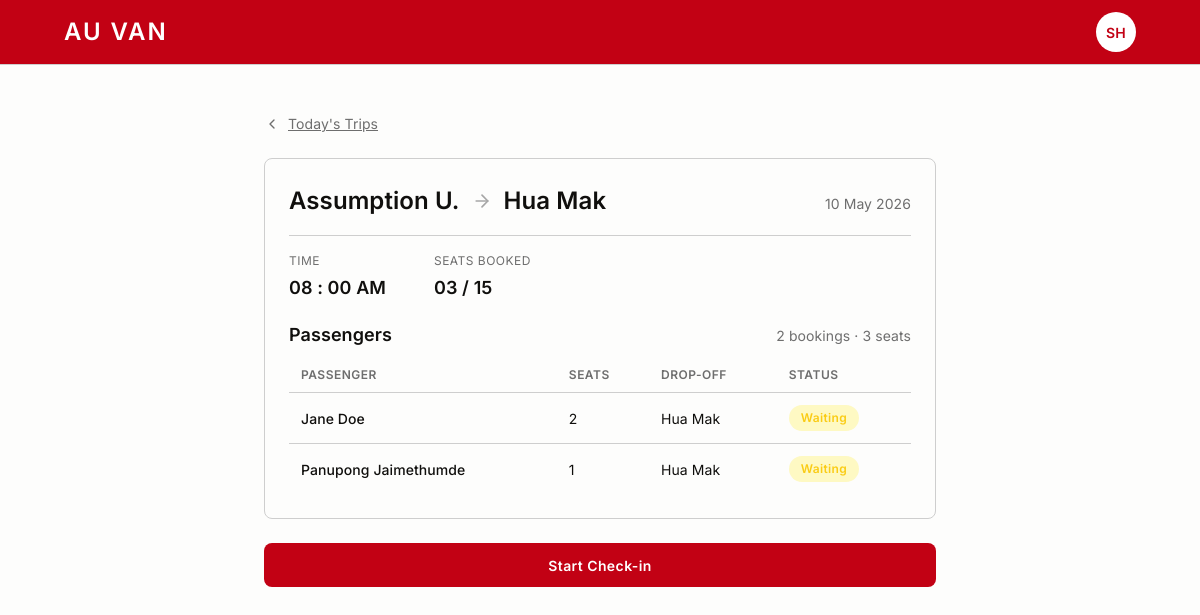
The app's page /driver-trip.php?trip=5 (signed in) with its own data.
### tables this page shows
CREATE TABLE vans (
    id    INT UNSIGNED     NOT NULL AUTO_INCREMENT,
    plate VARCHAR(20)      NOT NULL,
    seats TINYINT UNSIGNED NOT NULL,
    PRIMARY KEY (id)
);

CREATE TABLE bookings (
    id              INT UNSIGNED     NOT NULL AUTO_INCREMENT,
    reference       VARCHAR(10)      NOT NULL,      
    trip_id         INT UNSIGNED     NOT NULL,
    user_id         INT UNSIGNED     NOT NULL,      
    dropoff_stop_id INT UNSIGNED     NOT NULL,
    seats           TINYINT UNSIGNED NOT NULL,
    payment_method  ENUM('promptpay','card') NOT NULL,
    total           INT UNSIGNED     NOT NULL,      
    board_status    ENUM('waiting','boarded') NOT NULL DEFAULT 'waiting',
    created_at      TIMESTAMP        NOT NULL DEFAULT CURRENT_TIMESTAMP,
    PRIMARY KEY (id),
    UNIQUE KEY uq_bookings_reference (reference),
    KEY idx_bookings_trip (trip_id),                
    KEY idx_bookings_user (user_id),                
    CONSTRAINT chk_bookings_seats CHECK (seats BETWEEN 1 AND 4),
    CONSTRAINT fk_bookings_trip    FOREIGN KEY (trip_id)         REFERENCES trips (id) ON DELETE CASCADE,
    CONSTRAINT fk_bookings_user    FOREIGN KEY (user_id)         REFERENCES users (id) ON DELETE RESTRICT,
    CONSTRAINT fk_bookings_dropoff FOREIGN KEY (dropoff_stop_id) REFERENCES stops (id) ON DELETE RESTRICT
);

CREATE TABLE users (
    id            INT UNSIGNED NOT NULL AUTO_INCREMENT,
    name          VARCHAR(100) NOT NULL,
    phone         VARCHAR(20)  NOT NULL,
    password_hash VARCHAR(255) NOT NULL,            
    role          ENUM('passenger','driver','admin') NOT NULL DEFAULT 'passenger',
    created_at    TIMESTAMP    NOT NULL DEFAULT CURRENT_TIMESTAMP,
    PRIMARY KEY (id),
    UNIQUE KEY uq_users_phone (phone)               
);

CREATE TABLE stops (
    id   INT UNSIGNED NOT NULL AUTO_INCREMENT,
    name VARCHAR(100) NOT NULL,
    PRIMARY KEY (id)
);

### includes/driver-today.php (called while the page is built, shortened)
<?php
require_once __DIR__ . '/db.php';
require_once __DIR__ . '/today.php';
function get_todays_trips(): array
{
    $driverId = $_SESSION['user_id'] ?? null;
    $todayDate = today_iso();
    $stmt = db()->prepare("
        SELECT
            t.id,
            t.route_id,
            DATE_FORMAT(t.depart_time, '%h : %i %p') AS time,
            v.seats AS capacity,
            (SELECT COALESCE(SUM(b.seats), 0)
               FROM bookings b
              WHERE b.trip_id = t.id AND b.board_status = 'boarded') AS boarded
        FROM trips t
        JOIN vans v ON v.id = t.van_id
        WHERE t.driver_id = ? AND t.trip_date = ?
        ORDER BY t.depart_time
    ");
    $stmt->bind_param('is', $driverId, $todayDate);
    $stmt->execute();
    $result = $stmt->get_result();
    $trips = [];
    while ($row = $result->fetch_assoc()) {
        $trips[] = [
            'id'       => (int) $row['id'],
            'route_id' => (int) $row['route_id'],
            'time'     => $row['time'],
            'capacity' => (int) $row['capacity'],
            'boarded'  => (int) $row['boarded'],
            'status'   => 'upcoming',
        ];
    }
    if (!empty($trips)) {
        $trips[0]['status'] = 'next';
    }
    return $trips;
}
function get_trip_manifest(int $tripId): array
{
    $stmt = db()->prepare("
        SELECT
            b.id AS booking_id,
            b.reference,
            u.name AS passenger,
            b.seats,
            s.name AS dropoff,
            b.board_status
        FROM bookings b
        JOIN users u ON u.id = b.user_id
        JOIN stops s ON s.id = b.dropoff_stop_id
        WHERE b.trip_id = ?
        ORDER BY b.created_at
    ");
    $stmt->bind_param('i', $tripId);
    $stmt->execute();
    $result = $stmt->get_result();
    $manifest = [];
    while ($row = $result->fetch_assoc()) {
        $manifest[] = [
            'booking_id' => (int) $row['booking_id'],
            'reference'  => $row['reference'],
            'passenger'  => $row['passenger'],
            'seats'      => (int) $row['seats'],
            'dropoff'    => $row['dropoff'],
            'status'     => $row['board_status'],
        ];
    }
    return $manifest;
}

### includes/today.php (called while the page is built)
<?php
function today_iso(): string
{
    return '2026-05-10';
}
function today_label(): string
{
    return '10 May 2026';
}

### includes/db.php (called while the page is built, shortened)
<?php
function db(): mysqli
{
    static $conn = null;
    if ($conn instanceof mysqli) {
        return $conn;
    }
    $conn = new mysqli(DB_HOST, DB_USER, DB_PASS, DB_NAME, DB_PORT);
    $conn->set_charset('utf8mb4');
    return $conn;
}

### includes/routes.php (called while the page is built, shortened)
<?php
require_once __DIR__ . '/db.php';
function get_routes(): array
{
    $sql = "
        SELECT
            r.id,
            r.name,
            r.fare,
            (SELECT s.name FROM route_stops rs JOIN stops s ON s.id = rs.stop_id
               WHERE rs.route_id = r.id ORDER BY rs.seq ASC  LIMIT 1) AS `from`,
            (SELECT s.name FROM route_stops rs JOIN stops s ON s.id = rs.stop_id
               WHERE rs.route_id = r.id ORDER BY rs.seq DESC LIMIT 1) AS `to`
        FROM routes r
        ORDER BY r.id
    ";
    $routes = [];
    $result = db()->query($sql);
    while ($row = $result->fetch_assoc()) {
        $routes[(int) $row['id']] = [
            'name' => $row['name'],
            'from' => $row['from'],
            'to'   => $row['to'],
            'fare' => (int) $row['fare'],
        ];
    }
    return $routes;
}
function find_route(int $id): ?array
{
    return get_routes()[$id] ?? null;
}

### public/driver-trip.php (the view, shortened to what this page needs)
<?php
  require_once '../includes/routes.php';
  require_once '../includes/driver-today.php';
  $tripId = isset($_GET['trip']) ? (int) $_GET['trip'] : 0;
  $trip   = null;
  foreach (get_todays_trips() as $t) {
      if ($t['id'] === $tripId) {
          $trip = $t;
          break;
      }
  }
  $route = find_route($trip['route_id']);
  $from  = $route['from'] ?? '';
  $to    = $route['to']   ?? '';
  $date  = today_label();
  $capacity = $trip['capacity'];
  $manifest = get_trip_manifest($tripId);
  $bookings = count($manifest);
  $booked   = array_sum(array_column($manifest, 'seats'));
  function manifest_status_label(string $status): string
  {
      return $status === 'boarded' ? 'Boarded' : 'Waiting';
  }
  include '../includes/header.php';
?>
  <main class="page">
    <div class="container">
      <div class="trip-detail">
        <a class="trip-detail-back" href="driver-dashboard.php">
          <svg viewBox="0 0 24 24" fill="none" stroke="currentColor"
               stroke-width="2" stroke-linecap="round" stroke-linejoin="round"
               aria-hidden="true" focusable="false">
            <polyline points="15 18 9 12 15 6"></polyline>
          </svg>
          Today's Trips
        </a>
        <section class="card">
          <div class="trip-detail-head">
            <div class="trip-detail-route">
              <span class="trip-detail-place"><?= htmlspecialchars($from) ?></span>
              <span class="trip-detail-arrow" aria-hidden="true">
                <svg viewBox="0 0 24 24" fill="none" stroke="currentColor"
                     stroke-width="2" stroke-linecap="round" stroke-linejoin="round"
                     focusable="false">
                  <line x1="5" y1="12" x2="19" y2="12"></line>
                  <polyline points="12 5 19 12 12 19"></polyline>
                </svg>
              </span>
              <span class="trip-detail-place"><?= htmlspecialchars($to) ?></span>
            </div>
            <span class="trip-detail-date"><?= htmlspecialchars($date) ?></span>
          </div>
          <div class="trip-detail-stats">
            <div class="trip-detail-stat">
              <span class="trip-detail-stat-label">Time</span>
              <span class="trip-detail-stat-value"><?= htmlspecialchars($trip['time']) ?></span>
            </div>
            <div class="trip-detail-stat">
              <span class="trip-detail-stat-label">Seats booked</span>
              <span class="trip-detail-stat-value"><?= sprintf('%02d', $booked) ?> / <?= (int) $capacity ?></span>
            </div>
          </div>
          <div class="trip-detail-manifest-head">
            <h2 class="card-title">Passengers</h2>
            <span class="trip-detail-count"><?= (int) $bookings ?> bookings &middot; <?= (int) $booked ?> seats</span>
          </div>
          <table class="manifest">
            <thead>
              <tr>
                <th>Passenger</th>
                <th>Seats</th>
                <th>Drop-off</th>
                <th>Status</th>
              </tr>
            </thead>
            <tbody>
              <?php foreach ($manifest as $m): ?>
                <tr>
                  <td class="manifest-passenger"><?= htmlspecialchars($m['passenger']) ?></td>
                  <td><?= (int) $m['seats'] ?></td>
                  <td><?= htmlspecialchars($m['dropoff']) ?></td>
                  <td>
                    <span class="manifest-status is-<?= htmlspecialchars($m['status']) ?>">
                      <?= manifest_status_label($m['status']) ?>
                    </span>
                  </td>
                </tr>
              <?php endforeach; ?>
            </tbody>
          </table>
        </section>
        <a class="btn btn-primary btn-block" href="driver-checkin.php?trip=<?= (int) $tripId ?>">Start Check-in</a>
      </div>
    </div>
  </main>
<?php include '../includes/footer.php'; ?>

### records on screen
vans: seats "15"
bookings: user.name "Jane Doe", seats "2", dropoff_stop.name "Hua Mak", board_status "Waiting"
bookings: user.name "Panupong Jaimethumde", seats "1", dropoff_stop.name "Hua Mak", board_status "Waiting"

### other values on screen
$initials "SH"
$from "Assumption U."
$to "Hua Mak"
$date "10 May 2026"
$trip['time'] "08 : 00 AM"
$booked "03"
$bookings "2"
$booked "3"
